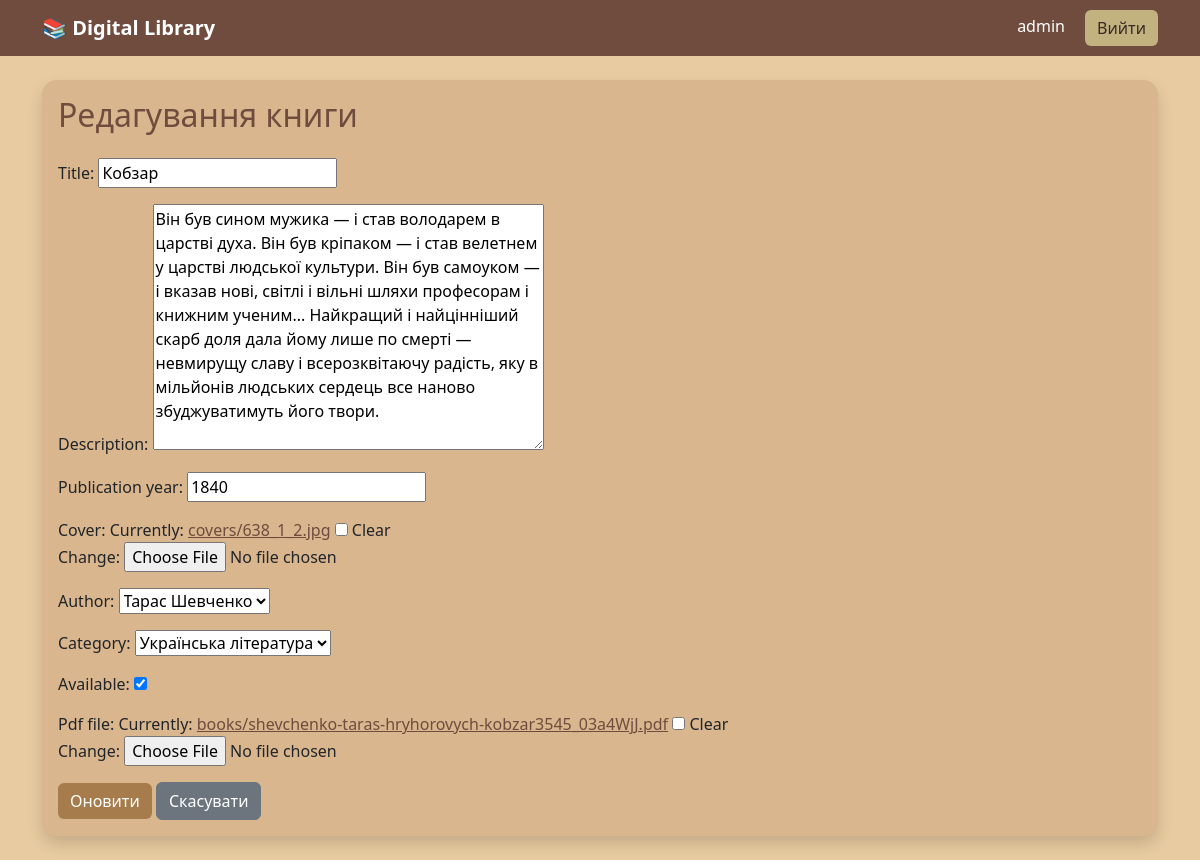
Page /book/6/edit/ (signed in) on the committed database.
### books/models.py (models this page shows, shortened)
class Book(models.Model):
    title = models.CharField(max_length=200)
    description = models.TextField()
    publication_year = models.IntegerField()
    cover = models.ImageField(upload_to='covers/', blank=True, null=True)
    pdf_file = models.FileField(upload_to='books/', blank=True, null=True)
    author = models.ForeignKey(Author, on_delete=models.CASCADE)
    category = models.ForeignKey(Category, on_delete=models.CASCADE)
    available = models.BooleanField(default=True)

### books/views.py (the view)
# urls.py: path("book/<int:book_id>/edit/", edit_book, name="edit_book"),
@staff_member_required
def edit_book(request, book_id):
    book = get_object_or_404(Book, id=book_id)
    if request.method == "POST":
        form = BookForm(request.POST, request.FILES, instance=book)
        if form.is_valid():
            form.save()
            return redirect("book_detail", book.id)
    else:
        form = BookForm(instance=book)
    return render(request, "books/edit_book.html", {"form": form, "book": book})

### books/forms.py
class BookForm(forms.ModelForm):
    class Meta:
        model = Book
        fields = [
            "title",
            "description",
            "publication_year",
            "cover",
            "author",
            "category",
            "available",
            "pdf_file"
        ]

### books/models.py (called while the page is built)
    def __str__(self):
        return self.full_name

    def __str__(self):
        return self.name

### templates/books/edit_book.html (shortened to what this page needs)
{% extends 'base.html' %}
{% block content %}
<div class="card library-card shadow">
    <div class="card-body">
        <h2 class="mb-4">Редагування книги</h2>
        <form method="POST" enctype="multipart/form-data">
            {{ form.as_p }}
            <button class="btn btn-main">Оновити</button>
            <a href="{% url 'book_detail' book.id %}" class="btn btn-secondary">Скасувати</a>
        </form>
    </div>
</div>
{% endblock %}

### templates/base.html (shortened to what this page needs)
<!DOCTYPE html>
<html lang="uk">
<head>
<link href="https://cdn.jsdelivr.net/npm/bootstrap@5.3.3/dist/css/bootstrap.min.css" rel="stylesheet">
</head>
<body>
   <nav class="navbar navbar-expand-lg navbar-custom">
      <div class="container">
         <a class="navbar-brand text-white fw-bold" href="/">📚 Digital Library</a>
         <div>
            {% if user.is_authenticated %}
               <span class="text-white me-3">{{ user.username }}</span>
               <a href="{% url 'logout' %}" class="btn btn-light-brown">Вийти</a>
            {% else %}
               <a href="{% url 'login' %}" class="btn btn-light-brown">Увійти</a>
            {% endif %}
         </div>
      </div>
   </nav>
   <div class="container py-4">
      {% block content %}
      {% endblock %}
   </div>
</body>
</html>

### templates/base.html (style rules this page uses)
body { background-color:#E8CBA0; }
.navbar-custom { background-color:#6F4C3E; }
.library-card { background-color:#D9B68D; border:none; border-radius:15px; }
.btn-main { background-color:#A67C4D; color:white; border:none; }
.btn-light-brown { background-color:#C2B280; border:none; color:#3a2a22; }
a { color:#6F4C3E; }
h1,h2,h3,h4,h5 { color:#6F4C3E; }

### rows in the picture
Book: title "Кобзар", description "Він був сином мужика — і став володарем в царстві духа. Він був кріпаком — і став велетнем у царстві людської культури. Він був самоуком — і вказав нові, світлі і вільні шляхи професорам і книжним ученим... Найкращий і найцінніший скарб доля дала йому лише по смерті — невмирущу славу і всерозквітаючу радість, яку в мільйонів людських сердець все наново збуджуватимуть його твори.", publication_year "1840", author "Тарас Шевченко", category "Українська література", available "☑"

### other values in the picture
{{ user.username }} "admin"
